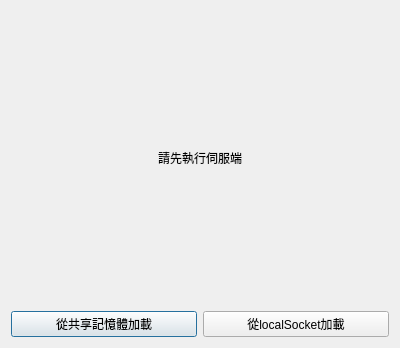
<?xml version="1.0" encoding="UTF-8"?>
<ui version="4.0">
 <class>Dialog</class>
 <widget class="QDialog" name="Dialog">
  <property name="geometry">
   <rect>
    <x>0</x>
    <y>0</y>
    <width>400</width>
    <height>348</height>
   </rect>
  </property>
  <property name="windowTitle">
   <string>ipcClient</string>
  </property>
  <property name="locale">
   <locale language="Chinese" country="Taiwan"/>
  </property>
  <layout class="QVBoxLayout" name="verticalLayout">
   <item>
    <widget class="QLabel" name="imageLabel">
     <property name="sizePolicy">
      <sizepolicy hsizetype="Preferred" vsizetype="Expanding">
       <horstretch>0</horstretch>
       <verstretch>0</verstretch>
      </sizepolicy>
     </property>
     <property name="text">
      <string>請先執行伺服端</string>
     </property>
     <property name="alignment">
      <set>Qt::AlignCenter</set>
     </property>
    </widget>
   </item>
   <item>
    <layout class="QHBoxLayout" name="horizontalLayout">
     <item>
      <widget class="QPushButton" name="shareMemPB">
       <property name="text">
        <string>從共享記憶體加載</string>
       </property>
      </widget>
     </item>
     <item>
      <widget class="QPushButton" name="localSockPB">
       <property name="text">
        <string>從localSocket加載</string>
       </property>
      </widget>
     </item>
    </layout>
   </item>
  </layout>
 </widget>
 <resources/>
 <connections/>
</ui>
